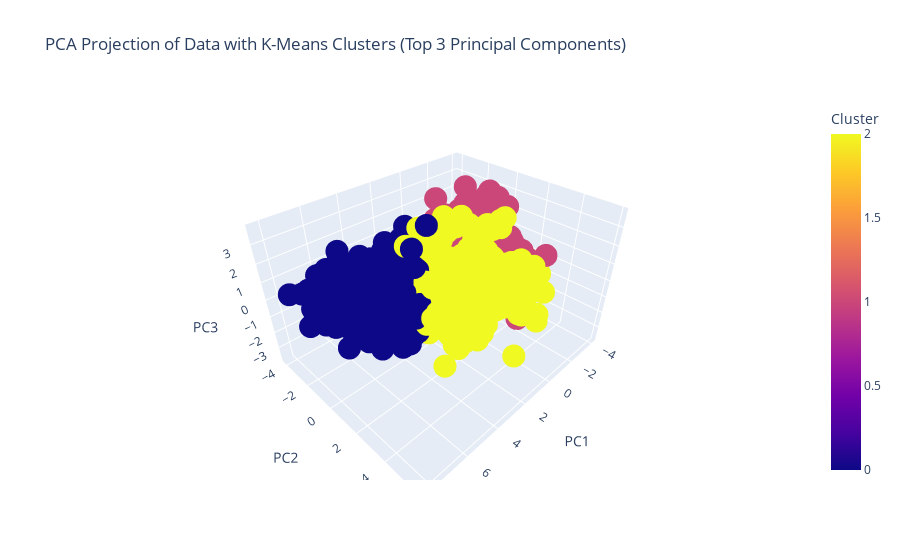

Source (notebook cell):
### Markdown cell above
# K-Means and Hierarchical Comparison

### Code cell
# Adding cluster labels to the DataFrame
pca_df['Cluster'] = y_kmeans

# Ploting the top 3 principal components with different colors for each cluster using Plotly
fig = px.scatter_3d(pca_df, x=pca_df.columns[0], y=pca_df.columns[1], z=pca_df.columns[2],
                    color='Cluster', title='PCA Projection of Data with K-Means Clusters (Top 3 Principal Components)')

# Showing the plot
fig.show()

### Figure 1 — Plotly figure (JSON) as saved in the notebook; plotly's stock layout.template omitted (floating-point values rounded to 4 significant figures; data arrays with more than 128 entries replaced by an {"elided": "..."} marker saying what was removed)
{"data": [{"hovertemplate": "PC1=%{x}<br>PC2=%{y}<br>PC3=%{z}<br>Cluster=%{marker.color}<extra></extra>", "legendgroup": "", "marker": {"color": {"elided": "1751 int values"}, "coloraxis": "coloraxis", "symbol": "circle"}, "mode": "markers", "name": "", "scene": "scene", "showlegend": false, "type": "scatter3d", "x": {"elided": "1751 float values"}, "y": {"elided": "1751 float values"}, "z": {"elided": "1751 float values"}}], "layout": {"coloraxis": {"colorbar": {"title": {"text": "Cluster"}}, "colorscale": [[0, "#0d0887"], [0.1111, "#46039f"], [0.2222, "#7201a8"], [0.3333, "#9c179e"], [0.4444, "#bd3786"], [0.5556, "#d8576b"], [0.6667, "#ed7953"], [0.7778, "#fb9f3a"], [0.8889, "#fdca26"], [1, "#f0f921"]]}, "legend": {"tracegroupgap": 0}, "scene": {"domain": {"x": [0, 1], "y": [0, 1]}, "xaxis": {"title": {"text": "PC1"}}, "yaxis": {"title": {"text": "PC2"}}, "zaxis": {"title": {"text": "PC3"}}}, "title": {"text": "PCA Projection of Data with K-Means Clusters (Top 3 Principal Components)"}}}
